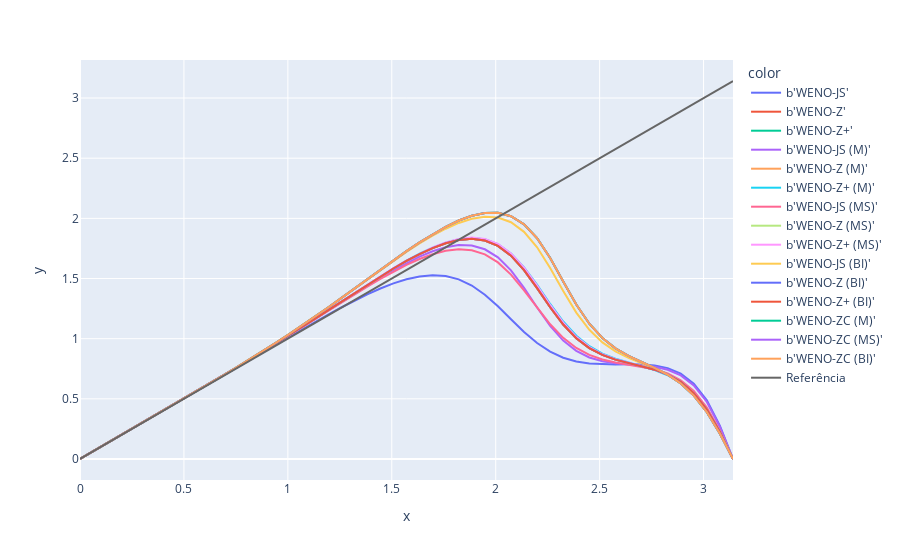

Write notebook code for a chart like this one.
### Code cell
fig = ply_exp.line(
    data_frame = df    ,
    x          = x     ,
    y          = y     ,
    color      = label
)
fig.add_trace(
    ply_go.Scatter(
        x    = 2*np.pi*np.arange(int(N/2)+1)/N,
        y    = 2*np.pi*np.arange(int(N/2)+1)/N,
        mode = "lines"                                           ,
        line = ply_go.scatter.Line(color="#666666")              ,
        name = "Referência"
    )
)
fig.show()
